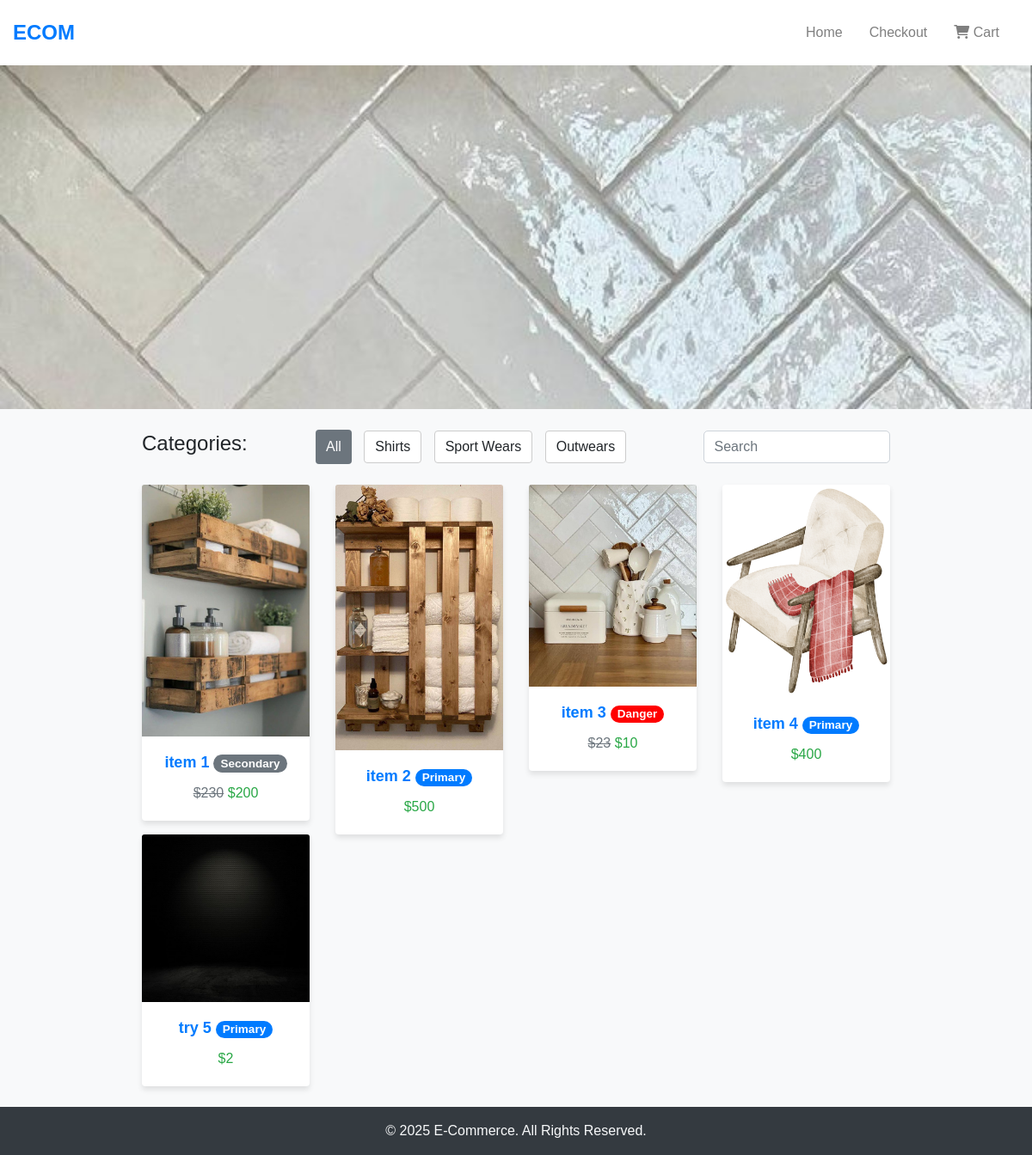
The page / on the database its author committed.
### catalog/models.py (models this page shows, shortened)
class Item(models.Model):
    title = models.CharField(max_length=100)
    price = models.IntegerField()
    discount_price = models.IntegerField(blank=True, null=True)
    slug = models.SlugField(unique=True)
    status = models.CharField(max_length=200)
    category = models.CharField(choices=CATEGORY_CHOICES, max_length=2)
    label = models.CharField(choices=LABEL_CHOICES, max_length=1)
    description = models.TextField()
    image = models.ImageField(default='default.jpg', upload_to='static/images')

### catalog/views.py (the view)
# urls.py: path('', HomeView.as_view(), name='homepage'),
class HomeView(ListView):
    model = Item
    template_name = 'homepage.html'

### catalog/templates/homepage.html (shortened to what this page needs)
{% load static %}
<!DOCTYPE html>
<html lang="en">
<head>
    <link rel="stylesheet" href="https://cdnjs.cloudflare.com/ajax/libs/bootstrap/4.6.0/css/bootstrap.min.css">
    <link rel="stylesheet" href="{% static 'catalog/css/style.css' %}">
    <link rel="stylesheet" href="https://cdnjs.cloudflare.com/ajax/libs/font-awesome/6.0.0/css/all.min.css">
</head>
<body>
    <nav class="navbar navbar-expand-lg navbar-light bg-white shadow-sm">
        <a class="navbar-brand text-primary font-weight-bold" href="http://127.0.0.1:8000">ECOM</a>
        <div class="collapse navbar-collapse" id="navbarNav">
            <ul class="navbar-nav ml-auto">
                <li class="nav-item"><a class="nav-link" href="http://127.0.0.1:8000">Home</a></li>
                <li class="nav-item"><a class="nav-link" href="http://127.0.0.1:8000/checkout">Checkout</a></li>
                <li class="nav-item">
                    <a class="nav-link" href="{% url 'order_summary' %}">
                        <i class="fas fa-shopping-cart"></i> Cart
                    </a>
                </li>
            </ul>
        </div>
    </nav>
    <div id="heroCarousel" class="carousel slide" data-ride="carousel">
        <div class="carousel-inner">
            <div class="carousel-item active">
                <img src="{% static 'catalog/images/banner1.jpg' %}" class="d-block w-100" alt="Slide 1">
            </div>
        </div>
    </div>
    <div class="container mt-4">
        <div class="d-flex justify-content-between align-items-center">
            <h4>Categories:</h4>
            <div class="category-buttons">
                <button class="btn btn-primary">All</button>
                <button class="btn btn-light">Shirts</button>
                <button class="btn btn-light">Sport Wears</button>
                <button class="btn btn-light">Outwears</button>
            </div>
            <input type="text" class="form-control w-25" placeholder="Search">
        </div>
    </div>
   <div class="container mt-4">
    <div class="row">
        {% for object in object_list %}
        <div class="col-md-3">
            <a href="{% url 'product_detail' object.slug %}" class="text-decoration-none">
                <div class="card">
                    {% if object.image %}
                        <img src="{{ object.image.url }}" class="card-img-top" alt="{{ object.title }}">
                    {% else %}
                        <img src="{% static 'catalog/images/default.jpg' %}" class="card-img-top" alt="Default Image">
                    {% endif %}
                    <div class="card-body">
                        <h5 class="card-title">
                            {{ object.title }}
                            <span class="badge badge-pill
                            {% if object.label == 'P' %} badge-primary
                            {% elif object.label == 'S' %} badge-secondary
                            {% elif object.label == 'D' %} badge-danger
                            {% endif %}">
                            {{ object.get_label_display }}
                            </span>
                        </h5>
                        {% if object.discount_price %}
                            <p class="card-text"><del class="text-muted">${{ object.price }}</del> ${{ object.discount_price }}</p>
                        {% else %}
                            <p class="card-text">${{ object.price }}</p>
                        {% endif %}
                    </div>
                </div>
            </a>
        </div>
        {% endfor %}
    </div>
</div>
    <footer class="text-center p-3 mt-4 bg-dark text-light">
        &copy; 2025 E-Commerce. All Rights Reserved.
    </footer>
</body>
</html>

### catalog/static/css/style.css (style rules this page uses)
body { font-family: 'Arial', sans-serif; background-color: #f8f9fa; }
.navbar { padding: 15px; }
.navbar-brand { font-size: 24px; font-weight: bold; }
.navbar-nav .nav-link { font-size: 16px; margin-right: 15px; }
.carousel-inner { height: 400px; }
.carousel-item img { height: 100%; object-fit: cover; }
.category-buttons .btn { margin-right: 10px; }
.category-buttons .btn-primary { background-color: #6c757d; border: none; }
.category-buttons .btn-light { background-color: white; border: 1px solid #ccc; }
.card { border: none; box-shadow: 0 4px 6px rgba(0, 0, 0, 0.1); }
.card-body { text-align: center; }
.card-title { font-size: 18px; font-weight: bold; }
.card-text { font-size: 16px; color: #28a745; }
.btn-primary { background: #007bff; border: none; padding: 8px 12px; }
footer { margin-top: 20px; }
.badge-primary { background-color: #007bff; color: white; }
.badge-danger { background-color: red; color: white; }
.form-control { display: inline-block; }
body { background-color: #f8f9fa; }
.container { max-width: 900px; }
.navbar-brand { font-weight: bold; }
.form-control { border-radius: 5px; }
.btn-primary { background-color: #007bff; border: none; }

### rows shown on the page
Item: image (picture), title "item 1", label "Secondary", price "230", discount_price "200"
Item: image (picture), title "item 2", label "Primary", price "500"
Item: image (picture), title "item 3", label "Danger", price "23", discount_price "10"
Item: image (picture), title "item 4", label "Primary", price "400"
Item: image (picture), title "try 5", label "Primary", price "2"
